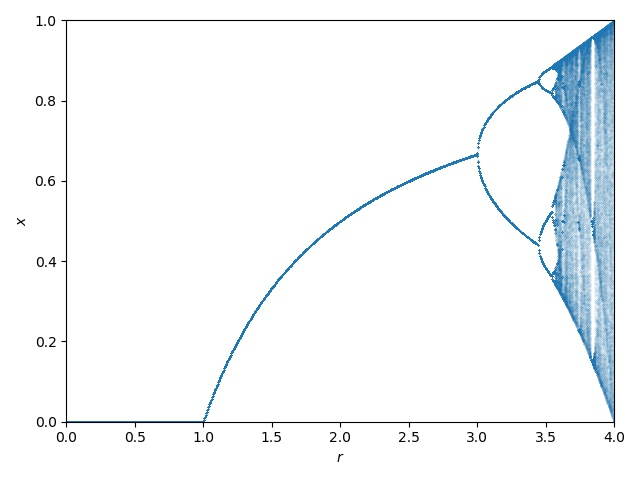

The script that saved this image:
import random as rd
import numpy as np
import matplotlib.pyplot as plt
import multiprocessing as mp

def logistic(x0, r, N):
	x = x0
	for i in range(N):
		x = r*x*(1-x)
	return [r, x]

if __name__=="__main__":
	N0 = 1000
	S0 = 100
	lr = np.linspace(0,4.0,1000)
	ncore = 4
	npc = int(S0/ncore)
	manager = mp.Manager()
	output = manager.Queue()
	def sess():
		out = np.vstack([ [logistic(rd.random(), r, N0) for i in range(npc)] for r in lr]).T
		output.put(out)
	processes = [mp.Process(target=sess) for i in range(ncore)]
	for p in processes:
		p.start()
	for p in processes:
		p.join()
	out = np.hstack([output.get() for p in processes])
	plt.figure()
	plt.plot(out[0], out[1], '.', markersize=0.1)
	plt.ylim(0,1)
	plt.xlim(0,4.0)
	plt.ylabel(r'$x$')
	plt.xlabel(r'$r$')
	plt.tight_layout()
	plt.savefig('logistic.jpg')
	plt.show()
